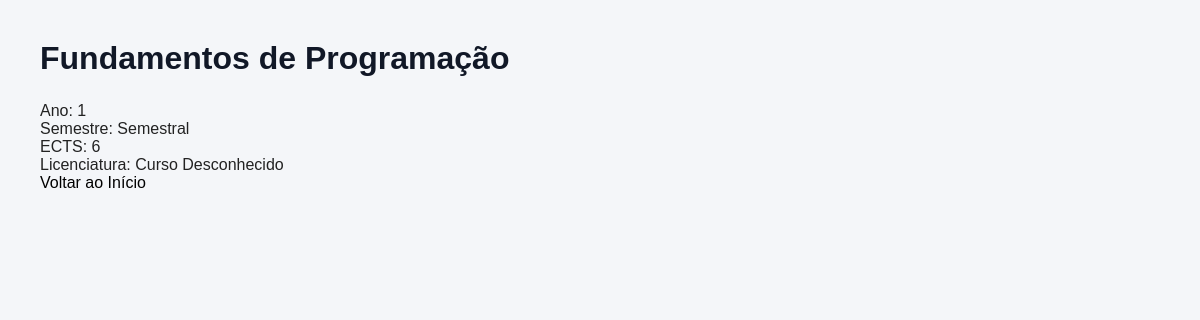
Page /ucs/2/ on the committed database.
### portofolio/models.py (models this page shows)
class UnidadeCurricular(models.Model):
    codigo = models.IntegerField(unique=True)
    nome = models.CharField(max_length=100)
    descricao = models.TextField()
    ano = models.IntegerField()
    semestre = models.CharField(max_length=20)
    ects = models.IntegerField()
    imagem = models.ImageField(upload_to='ucs/')
    objetivos = models.TextField(null=True, blank=True)
    licenciatura = models.ForeignKey(Licenciatura, on_delete=models.CASCADE, null=True, blank=True)
    docentes = models.ManyToManyField(Docente,related_name='ucs')

class Licenciatura(models.Model):
    nome = models.CharField(max_length=100)
    descricao = models.TextField()
    duracao = models.IntegerField()
    universidade = models.ForeignKey(Universidade, on_delete=models.CASCADE)

### portofolio/views.py (the view)
# urls.py: path('ucs/<int:id>/', views.uc_detail, name='uc_detail'),
def uc_detail(request, id):
    uc = get_object_or_404(
        UnidadeCurricular.objects.select_related(
            'licenciatura'
        ).prefetch_related(
            'docentes'
        ),
        id=id
    )
    return render(request, 'portofolio/uc_detail.html', {
        'uc': uc
    })

### portofolio/templates/portofolio/uc_detail.html (shortened to what this page needs)
{% load static %}
<link rel="stylesheet" href="{% static 'portofolio/style.css' %}">
<!DOCTYPE html>
<html lang="pt">
<head>
</head>
<body>
<h1>{{ uc.nome }}</h1>
<p>Ano: {{ uc.ano }}</p>
<p>Semestre: {{ uc.semestre }}</p>
<p>ECTS: {{ uc.ects }}</p>
<p>Licenciatura: {{ uc.licenciatura.nome }}</p>
<a href="{% url 'inicio' %}">Voltar ao Início</a>
</body>
</html>

### portofolio/static/portofolio/style.css (style rules this page uses)
* { margin: 0; padding: 0; box-sizing: border-box; }
body { font-family: Arial, sans-serif; background-color: #f4f6f9; color: #222; padding: 40px; }
h1 { margin-bottom: 25px; color: #111827; }
a { text-decoration: none; color: rgb(0, 0, 0); }

### rows in the picture
UnidadeCurricular: nome "Fundamentos de Programação", ano "1", semestre "Semestral", ects "6", licenciatura.nome "Curso Desconhecido"
